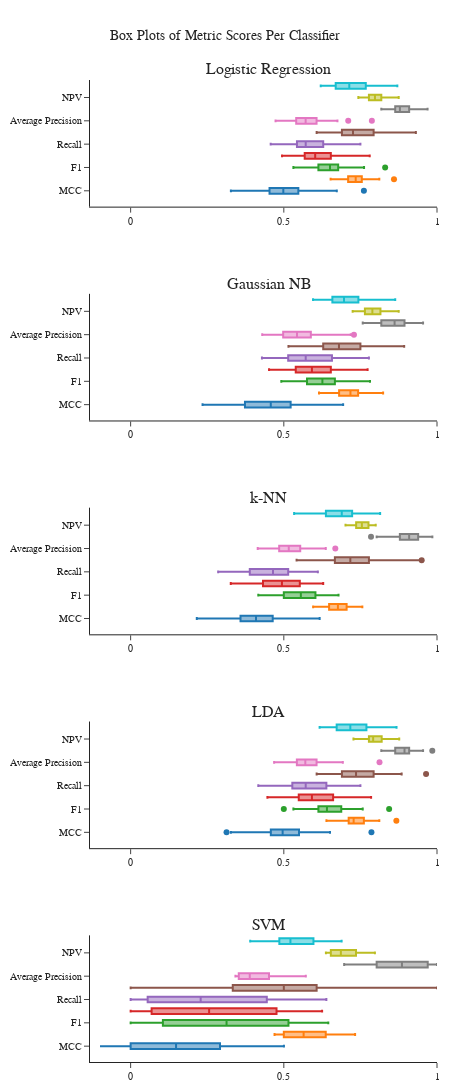

Notebook cell for this chart:
### Code cell
scores_fig = metric_box_plots(all_dfs, classifier_names, 'Box Plots of Metric Scores Per Classifier', [-0.1, 1])
pio.show(scores_fig)
